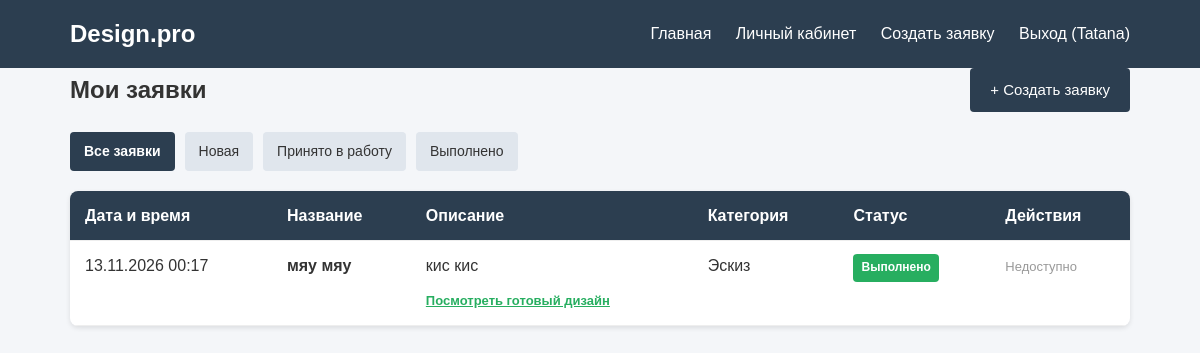
The app's page /dashboard/ (signed in), older data.
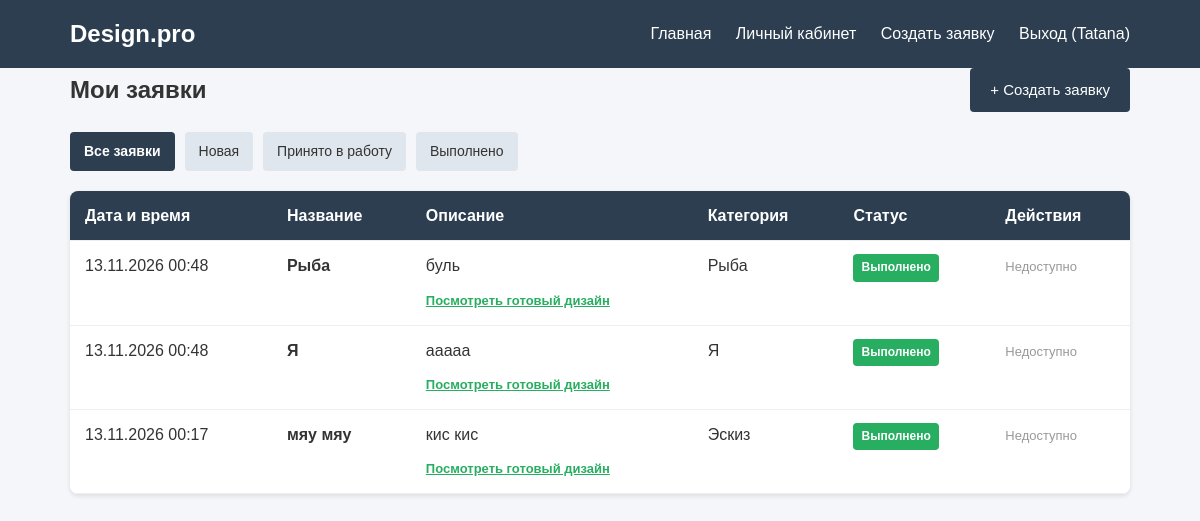
The same page, newer data.
### main/models.py (models this page shows, shortened)
class Application(models.Model):
    STATUS_CHOICES = [
        ('new', 'Новая'),
        ('in_progress', 'Принято в работу'),
        ('completed', 'Выполнено'),
    ]
    user = models.ForeignKey(User, on_delete=models.CASCADE, related_name='applications', verbose_name='Пользователь')
    title = models.CharField(max_length=200, verbose_name='Название')
    description = models.TextField(verbose_name='Описание')
    category = models.ForeignKey(Category, on_delete=models.CASCADE, related_name='applications', verbose_name='Категория')
    plan_image = models.ImageField(upload_to='plans/', verbose_name='Фото помещения или план')
    design_image = models.ImageField(upload_to='designs/', blank=True, null=True, verbose_name='Изображение дизайна')
    comment = models.TextField(blank=True, null=True, verbose_name='Комментарий администратора')
    status = models.CharField(max_length=20, choices=STATUS_CHOICES, default='new', verbose_name='Статус')
    created_at = models.DateTimeField(auto_now_add=True, verbose_name='Дата создания')
    class Meta:
        verbose_name = 'Заявка'
        verbose_name_plural = 'Заявки'
        ordering = ['-created_at']

class Category(models.Model):
    name = models.CharField(max_length=100, unique=True, verbose_name='Название категории')
    class Meta:
        verbose_name = 'Категория'
        verbose_name_plural = 'Категории'

### main/views.py (the view)
# urls.py: path('dashboard/', views.dashboard, name='dashboard'),
@login_required
def dashboard(request):
    status_filter = request.GET.get('status', '')
    applications = Application.objects.filter(user=request.user).order_by('-created_at')
    if status_filter in ['new', 'in_progress', 'completed']:
        applications = applications.filter(status=status_filter)
    context = {
        'applications': applications,
        'status_filter': status_filter,
    }
    return render(request, 'main/dashboard.html', context)

### main/templates/main/dashboard.html (shortened to what this page needs)
{% extends 'main/base.html' %}
{% block content %}
    <div style="display: flex; justify-content: space-between; align-items: center;">
        <h2>Мои заявки</h2>
        <a href="{% url 'create_application' %}" class="btn">+ Создать заявку</a>
    </div>
    <div class="filter-bar">
        <a href="{% url 'dashboard' %}" class="filter-link {% if not status_filter %}active{% endif %}">Все заявки</a>
        <a href="?status=new" class="filter-link {% if status_filter == 'new' %}active{% endif %}">Новая</a>
        <a href="?status=in_progress" class="filter-link {% if status_filter == 'in_progress' %}active{% endif %}">Принято в работу</a>
        <a href="?status=completed" class="filter-link {% if status_filter == 'completed' %}active{% endif %}">Выполнено</a>
    </div>
    {% if applications %}
        <table class="data-table">
            <thead>
                <tr>
                    <th>Дата и время</th>
                    <th>Название</th>
                    <th>Описание</th>
                    <th>Категория</th>
                    <th>Статус</th>
                    <th>Действия</th>
                </tr>
            </thead>
            <tbody>
                {% for app in applications %}
                    <tr>
                        <td>{{ app.created_at|date:"d.m.Y H:i" }}</td>
                        <td><strong>{{ app.title }}</strong></td>
                        <td>
                            {{ app.description }}
                            {% if app.design_image %}
                                <div style="margin-top: 8px;">
                                    <a href="{{ app.design_image.url }}" target="_blank" style="font-size: 13px; color: #27ae60; font-weight: bold;">Посмотреть готовый дизайн</a>
                                </div>
                            {% endif %}
                        </td>
                        <td>{{ app.category.name }}</td>
                        <td>
                            <span class="badge badge-{{ app.status }}">
                                {{ app.get_status_display }}
                            </span>
                        </td>
                        <td>
                            {% if app.status == 'new' %}
                                <a href="{% url 'delete_application' app.pk %}" class="btn btn-danger" style="padding: 5px 10px; font-size: 13px;">Удалить</a>
                            {% else %}
                                <span style="color: #999; font-size: 13px;">Недоступно</span>
                            {% endif %}
                        </td>
                    </tr>
                {% endfor %}
            </tbody>
        </table>
    {% else %}
        <p style="margin-top: 20px;">Заявок с выбранным статусом пока нет.</p>
    {% endif %}
{% endblock %}

Row changes from the older to the newer data that the page shows:
added Application: created_at "13.11.2026 00:48", title "Рыба", description "буль", category.name "Рыба", status "Выполнено", shows "Недоступно"
added Application: created_at "13.11.2026 00:48", title "Я", description "ааааа", category.name "Я", status "Выполнено", shows "Недоступно"
